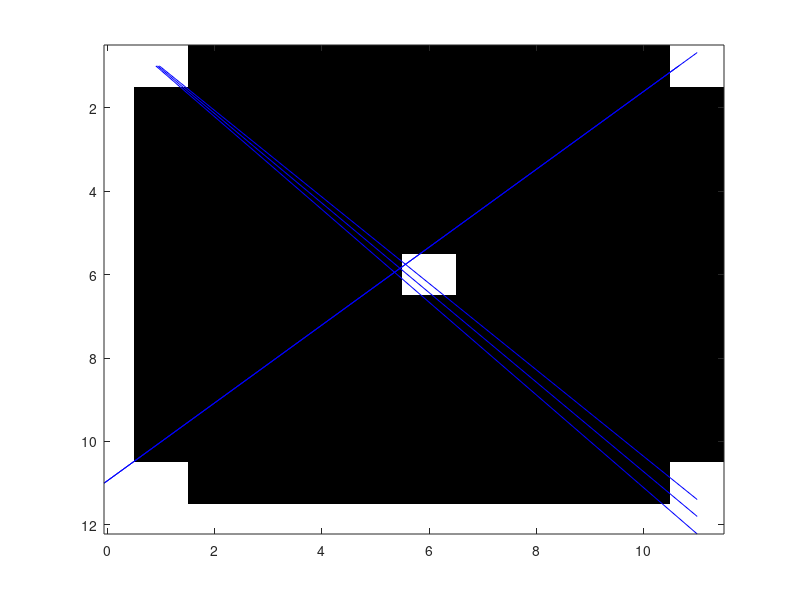

Source code (MATLAB):
%pro2_(ii)_lines on the original image


tryimage = zeros(11);
tryimage(1,1)=1;
tryimage(11,11)=1;
tryimage(1,11)=1;
tryimage(11,1)=1;
tryimage(6,6)=1;
imagesc(tryimage);hold on
colormap gray; 



[W,H]=size(tryimage);
[yEdge,xEdge]=find(tryimage);

A = zeros(round(2*sqrt(H^2+W^2))+1,180);


for i=1:numel(xEdge)
     theta=-90:89;
    rho = cos(theta*pi/180)*xEdge(i)+sin(theta*pi/180)*yEdge(i);


for j=1:180
    a=round(sqrt(H^2+W^2));
    A(round(rho(j))+a,j)=A(round(rho(j))+a,j)+1;
     

end

 
[maxRho,maxtheta] = find(A>2);

end
line = zeros(4,2);
for k=1:numel(maxRho)


    x1 = ((maxRho(k)-a)-1*sin((maxtheta(k)-89)*pi/180))/cos((maxtheta(k)-89)*pi/180);
    x2 = ((maxRho(k)-a)-H*sin((maxtheta(k)-89)*pi/180))/cos((maxtheta(k)-89)*pi/180);
    y1 = ((maxRho(k)-a)-1*cos((maxtheta(k)-89)*pi/180))/sin((maxtheta(k)-89)*pi/180);
    y2 = ((maxRho(k)-a)-W*cos((maxtheta(k)-89)*pi/180))/sin((maxtheta(k)-89)*pi/180);

      line(1,:)=[x1,1];  

      line(3,:)=[x2,H];  

      line(2,:)=[1,y1];  


      line(4,:)=[W,y2];  

     plot(line(:,1),line(:,2),'b');
     
end




